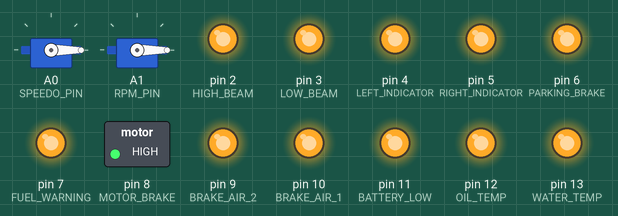
Bench run of a sketch on a simulated Arduino Uno, built with avr-gcc and run on an emulated ATmega328P. Shown: 2 × servo, switched loads named in the sketch (green lamp = pin HIGH), output pins drawn as LEDs (lit = HIGH).

Above: at 0.6 s.
At 1.1 s:
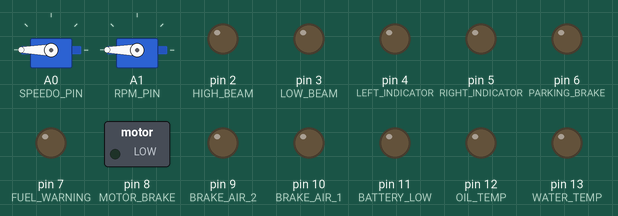
Timing chart, 0 to 2.6 s (numbered marks = the images above):
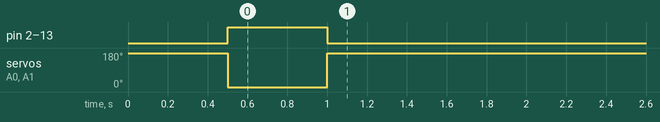

The sketch:

ets2_dashboard.ino
```cpp
#include <Servo.h>

// Bartaty Inc. Dashboard for Euro Truck Simulator 2 https://github.com/Bartaty/ETS2-Dashboard-Arduino

// Назначение пинов на Arduino
const int SPEEDO_PIN      = A0; // Сигнал спидометра
const int RPM_PIN         = A1; // Сигнал тахометра
const int LEFT_INDICATOR  = 4;  // Левый поворотник
const int RIGHT_INDICATOR = 5;  // Правый поворотник
const int PARKING_BRAKE   = 6;  // Ручной тормоз
const int FUEL_WARNING    = 7;  // Заканчивается топливо
const int LOW_BEAM        = 3;  // Ближний свет
const int HIGH_BEAM       = 2;  // Дальний свет
const int MOTOR_BRAKE     = 8;  // Торможение двигателем
const int BRAKE_AIR_2     = 9;  // Ошибка давления воздуха в тормозной системе
const int BRAKE_AIR_1     = 10; // Нехватка давления воздуха в тормозной системе
const int BATTERY_LOW     = 11; // Аккумуляторная батарея разряжена
const int OIL_TEMP        = 12; // Слишком высокая температура масла (двигатель)
const int WATER_TEMP      = 13; // Слишком высокая температура воды (система охлаждения)

// Обозначение сервоприводов
Servo speedo;
Servo rpm;

#define PACKET_SYNC 0xFF
#define PACKET_VER  2
#define SERVO_DIR_NORMAL false
#define SERVO_DIR_INVERT true

int serial_byte;

void setup()
{
  Serial.begin(115200);

  // Инициализация сервоприводов
  speedo.attach(SPEEDO_PIN);
  speedo.write(180);

  rpm.attach(RPM_PIN);
  rpm.write(180);

  // Инициализация индикаторов
  pinMode(LEFT_INDICATOR, OUTPUT);
  pinMode(RIGHT_INDICATOR, OUTPUT);
  pinMode(PARKING_BRAKE, OUTPUT);
  pinMode(FUEL_WARNING, OUTPUT);
  pinMode(LOW_BEAM, OUTPUT);
  pinMode(HIGH_BEAM, OUTPUT);
  pinMode(MOTOR_BRAKE, OUTPUT);
  pinMode(BRAKE_AIR_2, OUTPUT);
  pinMode(BRAKE_AIR_1, OUTPUT);
  pinMode(BATTERY_LOW, OUTPUT);
  pinMode(OIL_TEMP, OUTPUT);
  pinMode(WATER_TEMP, OUTPUT);

  // Тестирование приборной панели
  digitalWrite(LEFT_INDICATOR, 0);
  digitalWrite(RIGHT_INDICATOR, 0);
  digitalWrite(PARKING_BRAKE, 0);
  digitalWrite(FUEL_WARNING, 0);
  digitalWrite(LOW_BEAM, 0);
  digitalWrite(HIGH_BEAM, 0);
  digitalWrite(MOTOR_BRAKE, 0);
  digitalWrite(BRAKE_AIR_2, 0);
  digitalWrite(BRAKE_AIR_1, 0);
  digitalWrite(BATTERY_LOW, 0);
  digitalWrite(OIL_TEMP, 0);
  digitalWrite(WATER_TEMP, 0);

  delay(500);

  speedo.write(0);
  rpm.write(0);
  digitalWrite(LEFT_INDICATOR, 1);
  digitalWrite(RIGHT_INDICATOR, 1);
  digitalWrite(PARKING_BRAKE, 1);
  digitalWrite(FUEL_WARNING, 1);
  digitalWrite(LOW_BEAM, 1);
  digitalWrite(HIGH_BEAM, 1);
  digitalWrite(MOTOR_BRAKE, 1);
  digitalWrite(BRAKE_AIR_2, 1);
  digitalWrite(BRAKE_AIR_1, 1);
  digitalWrite(BATTERY_LOW, 1);
  digitalWrite(OIL_TEMP, 1);
  digitalWrite(WATER_TEMP, 1);

  delay(500);

  speedo.write(180);
  rpm.write(180);
  digitalWrite(LEFT_INDICATOR, 0);
  digitalWrite(RIGHT_INDICATOR, 0);
  digitalWrite(PARKING_BRAKE, 0);
  digitalWrite(FUEL_WARNING, 0);
  digitalWrite(LOW_BEAM, 0);
  digitalWrite(HIGH_BEAM, 0);
  digitalWrite(MOTOR_BRAKE, 0);
  digitalWrite(BRAKE_AIR_2, 0);
  digitalWrite(BRAKE_AIR_1, 0);
  digitalWrite(BATTERY_LOW, 0);
  digitalWrite(OIL_TEMP, 0);
  digitalWrite(WATER_TEMP, 0);

}

void read_serial_byte_set_servo(Servo& servo, bool invert)
{
  serial_byte = Serial.read();
  serial_byte = (serial_byte < 0) ? 0 : ((serial_byte > 180) ? 180 : serial_byte);
  if (invert)
    servo.write(180 - serial_byte);
  else
    servo.write(serial_byte);
}

void skip_serial_byte()
{
  (void)Serial.read();
}

void digitalWriteFromBit(int port, int value, int shift)
{
  digitalWrite(port, (value >> shift) & 0x01);
}

void loop()
{
  if (Serial.available() < 16)
    return;

  serial_byte = Serial.read();
  if (serial_byte != PACKET_SYNC)
    return;

  serial_byte = Serial.read();
  if (serial_byte != PACKET_VER)
  {
    return;
  }

  read_serial_byte_set_servo(speedo, SERVO_DIR_INVERT); // Speed  telemetry.speed
  read_serial_byte_set_servo(rpm, SERVO_DIR_INVERT);    // RPM    telemetry.engine_rpm

  skip_serial_byte(); // Brake air pressure  telemetry.brake_air_pressure
  skip_serial_byte(); // Brake temperature   telemetry.brake_temperature
  skip_serial_byte(); // Fuel ratio          fuel_ratio
  skip_serial_byte(); // Oil pressure        telemetry.oil_pressure
  skip_serial_byte(); // Oil temperature     telemetry.oil_temperature
  skip_serial_byte(); // Water temperature   telemetry.water_temperature
  skip_serial_byte(); // Battery voltage     telemetry.battery_voltage   Ниже должен быть круиз-контроль, но его пока-что нет)

  // Байт информации о световых индикаторах грузовика, отключены незадействованные
  serial_byte = Serial.read();
//  digitalWriteFromBit(LIGHT_P,  serial_byte, 6);        // telemetry.light_parking
  digitalWriteFromBit(LEFT_INDICATOR,  serial_byte, 5); // telemetry.light_lblinker
  digitalWriteFromBit(RIGHT_INDICATOR, serial_byte, 4); // telemetry.light_rblinker
  digitalWriteFromBit(LOW_BEAM,  serial_byte, 3);       // telemetry.light_low_beam
  digitalWriteFromBit(HIGH_BEAM, serial_byte, 2);       // telemetry.light_high_beam
//  digitalWriteFromBit(LIGHT_B,  serial_byte, 1);        // telemetry.light_brake
//  digitalWriteFromBit(LIGHT_R,  serial_byte, 0);        // telemetry.light_reverse

  // Байт информации о индикаторах приборной панели
  serial_byte = Serial.read();
  digitalWriteFromBit(PARKING_BRAKE, serial_byte, 7); // telemetry.parking_brake
  digitalWriteFromBit(MOTOR_BRAKE, serial_byte, 6);   // telemetry.motor_brake
  digitalWriteFromBit(BRAKE_AIR_2, serial_byte, 5);   // telemetry.brake_air_pressure_warning
  digitalWriteFromBit(BRAKE_AIR_1, serial_byte, 4);   // telemetry.brake_air_pressure_emergency
  digitalWriteFromBit(FUEL_WARNING, serial_byte, 3);  // telemetry.fuel_warning
  digitalWriteFromBit(BATTERY_LOW, serial_byte, 2);   // telemetry.battery_voltage_warning
  digitalWriteFromBit(OIL_TEMP, serial_byte, 1);      // telemetry.oil_pressure_warning
  digitalWriteFromBit(WATER_TEMP, serial_byte, 0);    // telemetry.water_temperature_warning

  // Enabled flags
  serial_byte = Serial.read();

}
```

Measured:
- by itself, servo on A0 (SPEEDO_PIN), servo on A1 (RPM_PIN): 180° → 0° at 0.50 s, → 180° 0.50 s later
